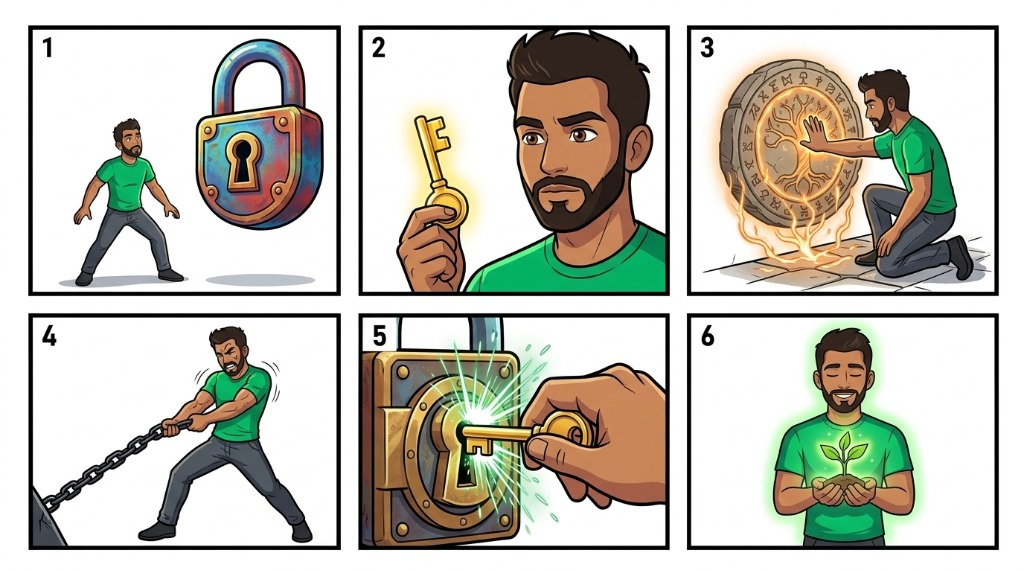
#> input picture test_images/user_test_2_padlock_numbered.jpg, 1024 x 571 px, given in place of media_1788381312632.jpg, which was not available
$ python render_cinematic_multi_scene_whiteboard.py
#> lines starting #> are read from the running program, lines starting #| are printed output that depends on the picture; after the words box and inside, x2 and y2 are one past the last pixel; in counts of white or black regions, pixels touching at a corner belong together
### core/render_engine/render/hand_compositor.py
"""
Hand Compositor — Fast Alpha Blending of Drawing Hand Sprite onto Live Canvas.
"""
import os
import cv2
import numpy as np
from typing import Optional, Tuple


def load_hand_asset_bgra(hand_path: str, mask_path: str) -> Optional[np.ndarray]:
    """Loads drawing hand image and attaches its alpha mask."""
    if not os.path.exists(hand_path):
        return None
    try:
        hand_bytes = np.fromfile(str(hand_path), dtype=np.uint8)
        hand_img = cv2.imdecode(hand_bytes, cv2.IMREAD_COLOR)
        if hand_img is None:
            return None

        hh, hw = hand_img.shape[:2]

        if os.path.exists(mask_path):
            mask_bytes = np.fromfile(str(mask_path), dtype=np.uint8)
            mask_img = cv2.imdecode(mask_bytes, cv2.IMREAD_GRAYSCALE)
            if mask_img is not None:
                if mask_img.shape[:2] != (hh, hw):
                    mask_img = cv2.resize(mask_img, (hw, hh), interpolation=cv2.INTER_LINEAR)
                b, g, r = cv2.split(hand_img)
                return cv2.merge([b, g, r, mask_img])

        # Default fallback alpha channel
        gray = cv2.cvtColor(hand_img, cv2.COLOR_BGR2GRAY)
        _, alpha = cv2.threshold(gray, 20, 255, cv2.THRESH_BINARY)
        b, g, r = cv2.split(hand_img)
        return cv2.merge([b, g, r, alpha])
    except Exception as e:
        print(f"[HandCompositor] Error loading hand asset: {e}")
        return None


# [37 lines left out: function composite_hand_on_canvas_fast, not called in this run]

### kivy/engine/video/encoder.py
import os
import cv2
import numpy as np
from pathlib import Path
from typing import Optional


class VideoEncoder:
    def __init__(
        self,
        output_path: str,
        width: int = 1920,
        height: int = 1080,
        fps: int = 30,
        crf: int = 20
    ):
        """
        Direct Single-Pass H.264 Encoder via PyAV.
        Streams frames from memory directly into MP4 container.
        """
        self.output_path = output_path
        self.width = width
        self.height = height
        self.fps = fps
        self.crf = crf
        self.use_pyav = True
        self.container = None
        self.stream = None
        self.cv2_writer = None

        os.makedirs(os.path.dirname(os.path.abspath(output_path)), exist_ok=True)

        try:
            import av
            self.container = av.open(str(output_path), mode="w")
            codec_name = self._detect_best_codec(fps)
            self.stream = self.container.add_stream(codec_name, rate=fps)
            self.stream.width = width
            self.stream.height = height
            self.stream.pix_fmt = "yuv420p"
            self.stream.options = {"crf": str(crf)}
            print(f"[VideoEncoder] Initialized PyAV H.264 stream with codec: {codec_name}")
        except Exception as e:
            print(f"[VideoEncoder] PyAV init fallback to OpenCV VideoWriter: {e}")
            self.use_pyav = False
            fourcc = cv2.VideoWriter_fourcc(*"mp4v")
            self.cv2_writer = cv2.VideoWriter(output_path, fourcc, fps, (width, height))

    # [34 lines left out: functions _detect_best_codec, write_frame, not called in this run]

    def write(self, frame_bgr: np.ndarray):
        """Alias for write_frame (VideoWriter compatibility)."""
        self.write_frame(frame_bgr)

    # [15 lines left out: function close, not called in this run]

    def release(self):
        """Alias for close (VideoWriter compatibility)."""
        self.close()

### experiments/drawing_methods/render_cinematic_multi_scene_whiteboard.py
"""
Master Whiteboard Cinematic Multi-Scene Production
File: experiments/drawing_methods/render_cinematic_multi_scene_whiteboard.py

Fulfills User Directive:
"الان اريد فيديو كامل بالمشاهد بحركة كاميرا احترافية جدا افضل اسلوب كاميرا لوايتبورد"
(A complete multi-scene video with professional camera movement — the pinnacle whiteboard camera style):

1. Whiteboard Canvas Architecture:
   - Real multi-panel canvas (2048 x 1364 HD).
   - High-fidelity visual spatial awareness.
2. Scene 1 (Panel 1: "ابدأ يومك بنية"):
   - Camera zooms in to Panel 1 (center: 258, 228 @ 2.45x).
   - Draws title, sun, boy in green hoodie (100% zero loss), desk, checklist, text lines RTL, heart.
   - 1.0s completed scene contemplation pause.
3. The Signature Whiteboard Panoramic Transition:
   - Cinematic ease-in-out glide across the whiteboard board.
   - Camera pulls back (zoom dips from 2.45x -> 1.95x) to reveal the board motion.
   - Smoothly pans from Panel 1 (258, 228) -> Panel 2 (768, 228).
   - Swoops in and locks perfectly onto Panel 2.
4. Scene 2 (Panel 2: "تفكير إيجابي"):
   - Hand enters, writes title, draws brain mascot (100% zero loss), speech bubble, emoji, lightbulb, text lines RTL, star.
   - 1.0s completed scene contemplation pause.
5. The Grand Finale Zoom-Out:
   - Hand exits gracefully.
   - Cinematic 5th-order smootherstep zoom-out: 2.45x -> 0.90x centering on (1024, 682).
   - Full 12-panel whiteboard canvas revealed in majestic 1080p.
   - 3.0s final hold.
"""
import os
import sys
import math
import shutil
import cv2
import numpy as np

if hasattr(sys.stdout, "reconfigure"):
    try:
        sys.stdout.reconfigure(encoding='utf-8')
    except Exception:
        pass

# Setup Paths
sys.path.insert(0, r"E:\image_to_animate\kivy")
sys.path.insert(0, r"E:\image_to_animate\experiments\modular_pipeline")
sys.path.insert(0, r"E:\image_to_animate\experiments\draw_priority")

from engine.video.encoder import VideoEncoder
from engine.render.hand_compositor import load_hand_asset_bgra, composite_hand_on_canvas_fast
from engine.render.viewport_transform import render_camera_viewport
from engine.render.concentric_engine import (
    DEFAULT_HAND_PATH,
    DEFAULT_HAND_MASK_PATH,
    PEN_TIP_ANCHOR_X,
    PEN_TIP_ANCHOR_Y,
    build_gapless_orbital_path
)
from engine.processing.dynamic_decomposition import generate_smooth_bezier
from m2_layer_splitter import MethodALayerSplitter
from m3_text_line_auditor import TextLineAuditor

OUTPUT_DIR = r"E:\image_to_animate\experiments\results\step6_drawing_methods"
BRAIN_DIR = r"C:\Users\loper\.gemini\antigravity-ide\brain\6c66c18f-8997-4b3a-89b1-ec5216983d7f"
MASTER_VIDEO_PATH = os.path.join(OUTPUT_DIR, "cinematic_whiteboard_master.mp4")
os.makedirs(OUTPUT_DIR, exist_ok=True)

# -----------------------------------------------------------------------------
# 1. PREPARE 2X SUPER-RESOLUTION MASTER CANVAS
# -----------------------------------------------------------------------------
STORYBOARD_IMG = r"C:\Users\loper\.gemini\antigravity-ide\brain\6c66c18f-8997-4b3a-89b1-ec5216983d7f\.user_uploaded\media_1788381312632.jpg"
raw_sb = cv2.imread(STORYBOARD_IMG)
#> raw_sb is the input picture: shape (571, 1024, 3); mean B, G, R 182.6, 193.4, 194.9
h_sb, w_sb = raw_sb.shape[:2]
#> h_sb = 571; w_sb = 1024

CANVAS_W = 2048
CANVAS_H = int(round(CANVAS_W * (h_sb / float(w_sb))))
#> CANVAS_H = 1142

up_sb = cv2.resize(raw_sb, (CANVAS_W, CANVAS_H), interpolation=cv2.INTER_LANCZOS4)
clean_sb = cv2.bilateralFilter(up_sb, d=5, sigmaColor=45, sigmaSpace=45)
diff_sb = 255.0 - clean_sb.astype(np.float32)
clean_sb[np.max(diff_sb, axis=2) < 18.0] = 255
#> clean_sb: shape (1142, 2048, 3); mean B, G, R 182.9, 193.6, 195.2
gaussian = cv2.GaussianBlur(clean_sb, (0, 0), 1.2)
full_master_artwork = cv2.addWeighted(clean_sb, 1.25, gaussian, -0.25, 0)

OUT_W, OUT_H = 1920, 1080
FPS = 30

live_canvas = np.full((CANVAS_H, CANVAS_W, 3), 255, dtype=np.uint8)
ink_mask = np.zeros((CANVAS_H, CANVAS_W), dtype=np.uint8)

# Pre-draw subtle panel borders on the whiteboard
diff_full = 255.0 - full_master_artwork.astype(np.float32)
dist_full = np.max(diff_full, axis=2)
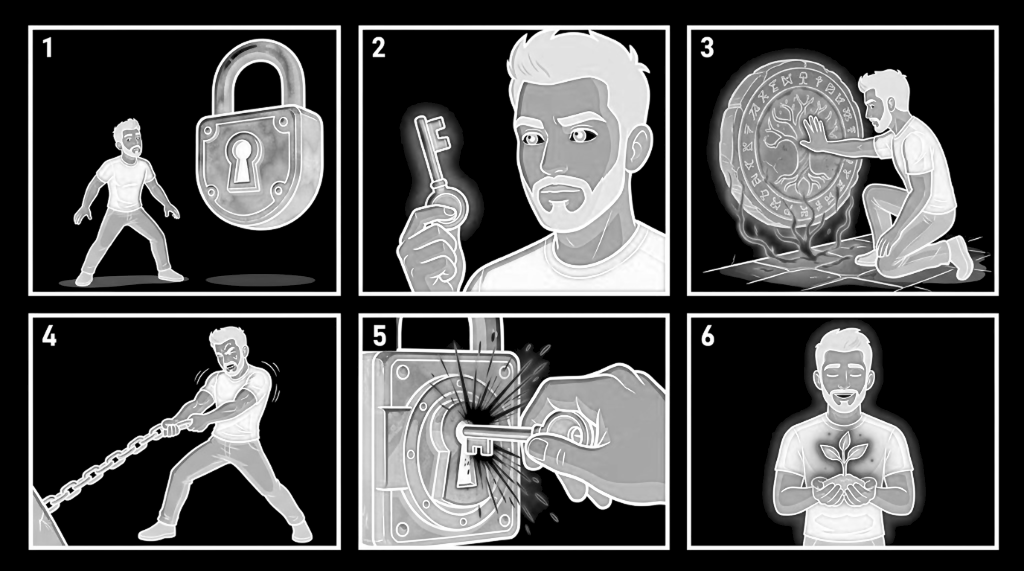
#> dist_full: shape (1142, 2048) float32 (shown at 1/2 size); min 0, max 255, mean 76.2
border_mask = (dist_full > 15.0) & (dist_full < 65.0)
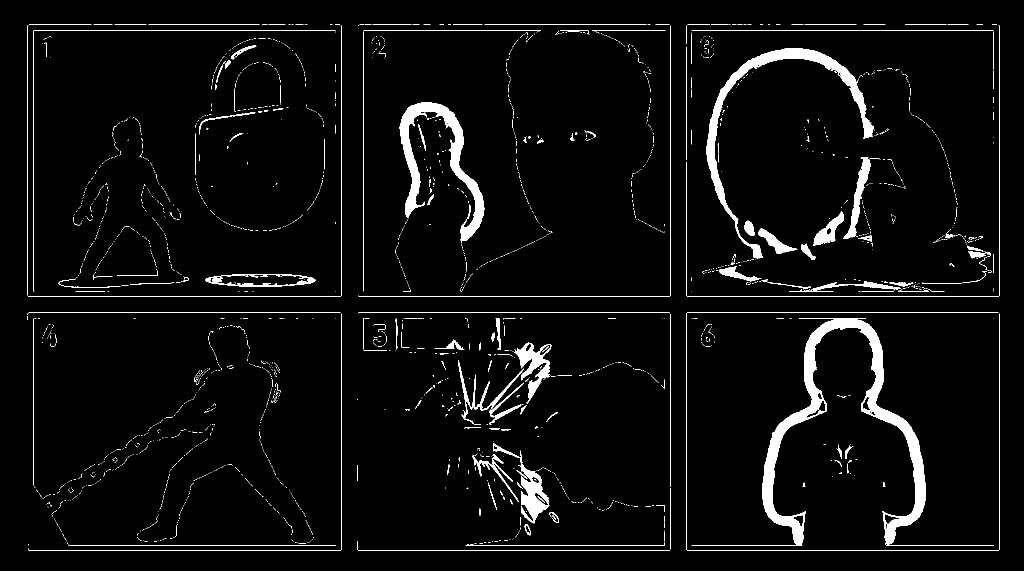
#> border_mask: shape (1142, 2048) bool (shown at 1/2 size); 4% white; 2432 white regions (2277 under 20 px), largest, box (x1, y1, x2, y2) and area: (1383, 639, 1988, 1091) 22859, (1413, 96, 1749, 517) 11556, (799, 204, 969, 487) 10679
live_canvas[border_mask] = full_master_artwork[border_mask]

# Hand Sprite
hand_bgra = load_hand_asset_bgra(DEFAULT_HAND_PATH, DEFAULT_HAND_MASK_PATH)
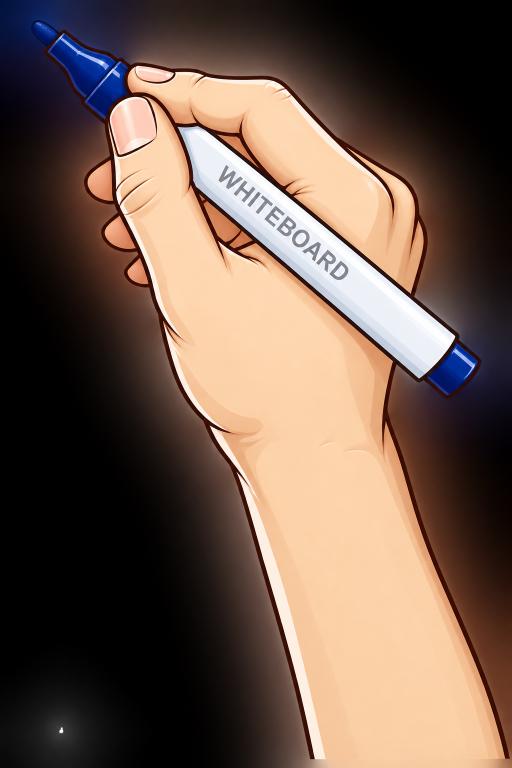
#> input picture kivy/data/images/drawing-hand.png, 1024 x 1536 px (shown at 1/2 size)
#> in load_hand_asset_bgra, hand_img is the input picture: shape (1536, 1024, 3); mean B, G, R 76.6, 89.1, 109.9
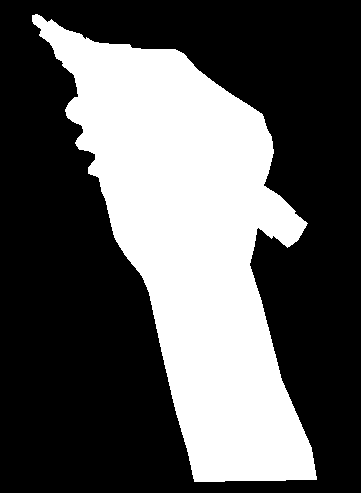
#> input picture kivy/data/images/hand-mask.png, 361 x 493 px
#> in load_hand_asset_bgra, mask_img is the input picture: shape (493, 361); 35.2% white; 1 white region, box (x1, y1, x2, y2) and area: (32, 14, 317, 482) 62617
#> in load_hand_asset_bgra, `b, g, r = cv2.split(hand_img)`:
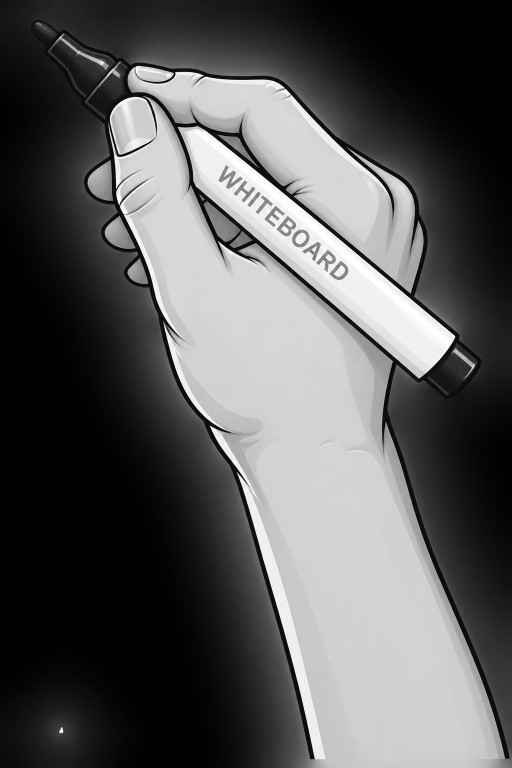
#> g: shape (1536, 1024) (shown at 1/2 size); min 0, max 255, mean 89.1
#> in load_hand_asset_bgra, `b, g, r = cv2.split(hand_img)`:
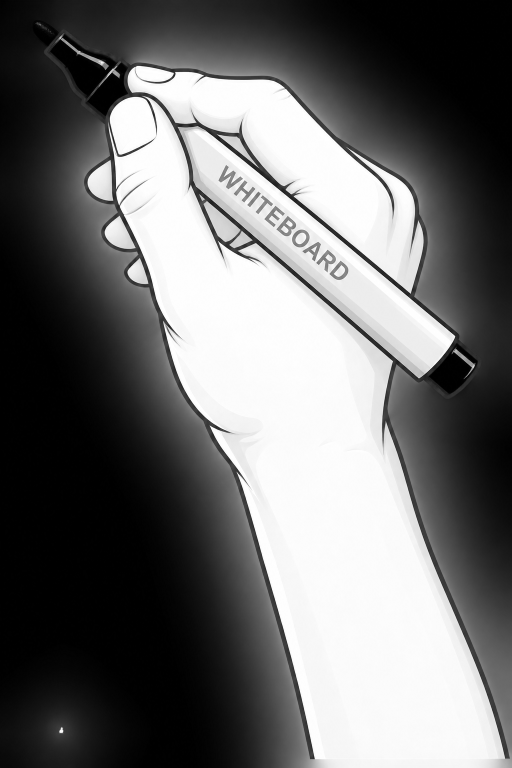
#> r: shape (1536, 1024) (shown at 1/2 size); min 0, max 255, mean 109.9
hand_h = int(OUT_H * 0.22)
scale_h = hand_h / float(hand_bgra.shape[0])
#> scale_h = 0.154
hand_w = max(1, int(hand_bgra.shape[1] * scale_h))
#> hand_w = 158
hand_scaled = cv2.resize(hand_bgra, (hand_w, hand_h), interpolation=cv2.INTER_AREA)
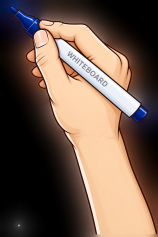
#> hand_scaled: shape (237, 158, 4); mean B, G, R, A 76.6, 89.1, 109.9, 89.7
tip_x_anchor = int(round(PEN_TIP_ANCHOR_X * scale_h))
#> tip_x_anchor = 10
tip_y_anchor = int(round(PEN_TIP_ANCHOR_Y * scale_h))
#> tip_y_anchor = 6

encoder = VideoEncoder(MASTER_VIDEO_PATH, OUT_W, OUT_H, FPS, crf=16)
#> (the run stopped early here; a loop or call above may not have finished)
